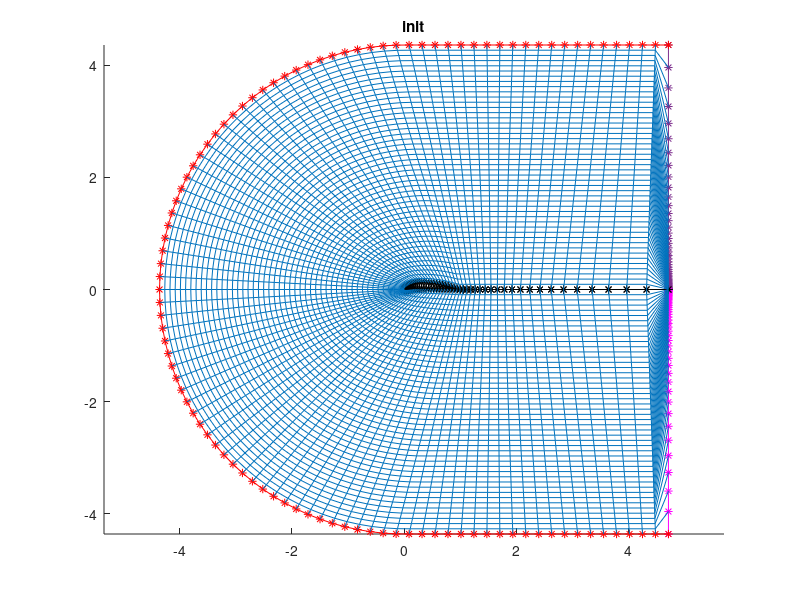
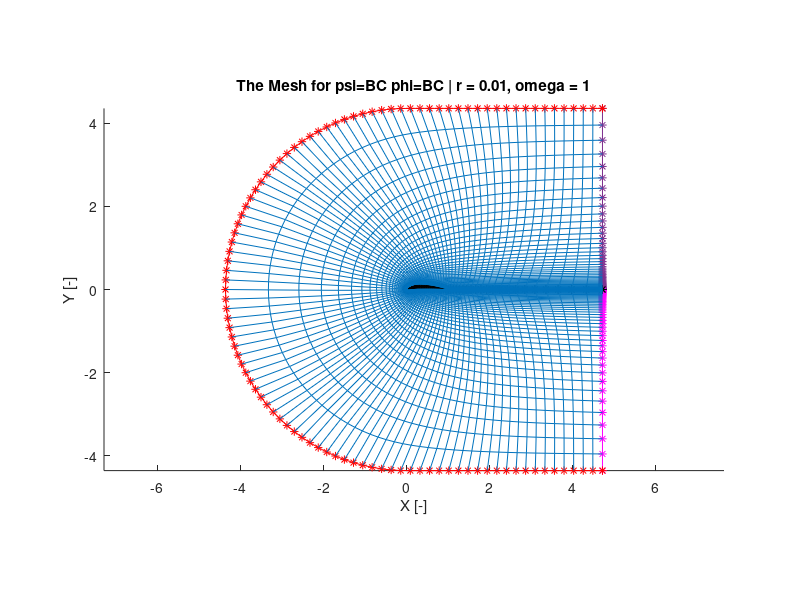

Recreate these plots in MATLAB, in order. (Note: this script raises an error after producing the figures.)
clc;
clear;
close all;

ni = 100+1;
nj = 47+1;
formatSpec = '%f';
fileID = fopen("matrices/x_mat_init.txt", "r");
xs = fscanf(fileID,formatSpec);
fclose(fileID);
for i = 1:nj
    x(i,:) = xs(1+(i-1)*ni:ni+(i-1)*ni);
end
x;

fileID = fopen("matrices/y_mat_init.txt", "r");
ys = fscanf(fileID,formatSpec);
fclose(fileID);
for i = 1:nj
    y(i,:) = ys(1+(i-1)*ni:ni+(i-1)*ni);
end
y;

hold all
axis equal
plot(x(:,end), y(:,end),'-*','Color',"#7E2F8E")
plot(x(:,1), y(:,1),'-*m')
plot(x(end,:), y(end,:),'-*r')
plot(x(1,:), y(1,:),'-*k')


for i = 2:(length(x(1,:))-1)
    plot(x(:,i), y(:,i),'-','Color',"#0072BD")
end
for i = 2:(length(x(:,1))-1)
    plot(x(i,:), y(i,:),'-','Color',"#0072BD")
end

title("init")

fig1 = figure ("Name","The Mesh for psi=BC phi=BC | r = 0.01, omega = 1",'Position',[100 300 900 500]);

formatSpec = '%f';
fileID = fopen("matrices/x_mat.txt", "r");
xs = fscanf(fileID,formatSpec);
fclose(fileID);
for i = 1:nj
    x(i,:) = xs(1+(i-1)*ni:ni+(i-1)*ni);
end
x;

fileID = fopen("matrices/y_mat.txt", "r");
ys = fscanf(fileID,formatSpec);
fclose(fileID);
for i = 1:nj
    y(i,:) = ys(1+(i-1)*ni:ni+(i-1)*ni);
end
y;

hold all
axis equal

plot(x(:,end), y(:,end),'-*','Color',"#7E2F8E")
plot(x(:,1), y(:,1),'-*m')
plot(x(end,:), y(end,:),'-*r')
plot(x(1,:), y(1,:),'-*k')


for i = 2:(length(x(1,:))-1)
    plot(x(:,i), y(:,i),'-','Color',"#0072BD")
end
for i = 2:(length(x(:,1))-1)
    plot(x(i,:), y(i,:),'-','Color',"#0072BD")
end

axis equal
% xlim([-5 5])
% ylim([-4.5 4.5])
% xlim([-0.3 1.3])
% ylim([-0.4 0.4])
title("The Mesh for psi=BC phi=BC | r = 0.01, omega = 1");
ylabel("Y [-]")
xlabel("X [-]")
subtitle("Almog Dobrescu 214254252")
% legend({'The Mesh'},'FontSize',11 ,'Location','southeast')
%exportgraphics(fig1, 'grap1.png','Resolution',1200);
